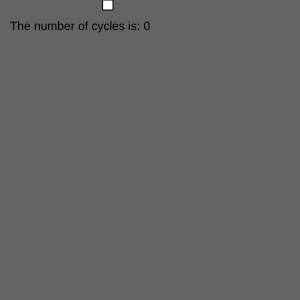
Frame 1 (no input)
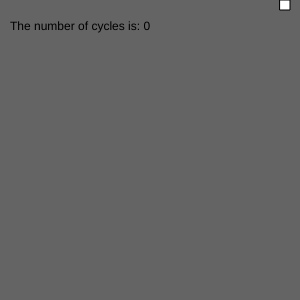
Frame 60 (no input)
Frame 120 (the mouse pressed at the canvas centre since frame 60): identical to frame 60, image omitted

The p5.js sketch that drew these frames (run headless with seeded random() and noise() and a simulated clock; from frame 60 on, the mouse is pressed at the canvas centre):

// p5.js sketch
// ── sketch.js
const squareSize = 10
let position = 100;
let moving = true;
let amountToMovePerCycle = 3;
let count = 0;

function setup() {
  createCanvas(300, 300) 
}

function draw() {
  background(100);
  

  if ((position > (width-squareSize)) ||  position < 0) {
    amountToMovePerCycle = amountToMovePerCycle * -1;
    count++;
  }

  if (moving) {
    position = position + amountToMovePerCycle;
  }
  rect(position,0,squareSize,squareSize);
  text('The number of cycles is: ' + count, 10, 30);
} 


function mousePressed() {
  console.log('mouse pressed')
  moving = !moving;
}

    // amountToMovePerCycle = -0.5;
  // } else if (position < 0) {
    // amountToMovePerCycle = 0.5;
  // }

// ── style.css
h1 {
    color: rgb(185, 37, 185);
}

button {
    -webkit-transition-duration: 0.4s;
    transition-duration: 0.4s;
  }
  
button:hover {
    background-color: rgb(185, 37, 185); 
    color: white;
  }
